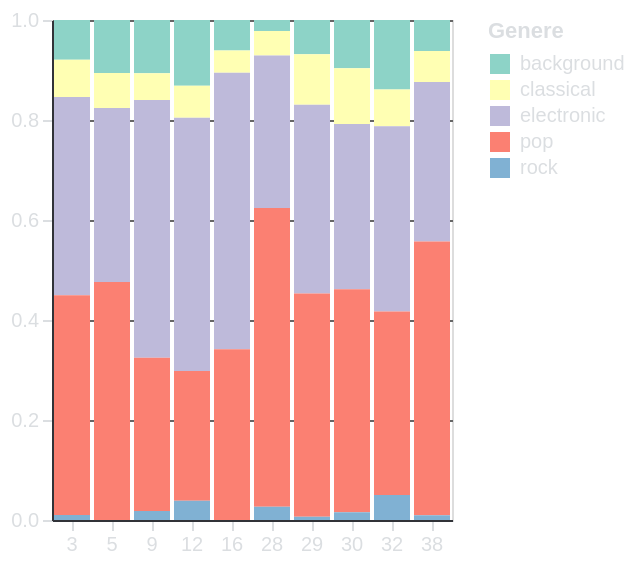

Write a Vega-Lite specification for this figure.
### Vega-Lite specification from a JSON file in a GitHub repository (floating-point values rounded to 4 significant figures)
{"$schema": "https://vega.github.io/schema/vega-lite/v5.15.1.json", "config": {"axis": {"domainColor": "#313338", "gridColor": "#666666", "labelColor": "#DBDEE1", "tickColor": "#DBDEE1", "titleColor": "#DBDEE1"}, "background": "transparent", "legend": {"labelColor": "#DBDEE1", "titleColor": "#DBDEE1"}, "title": {"color": "#DBDEE1", "fontSize": 16}}, "data": {"name": "data-b1e872281c1ad48d7c0ba550eff84372"}, "datasets": {"data-b1e872281c1ad48d7c0ba550eff84372": [{"genre": "background", "nice_class": 3, "percentage": 0.07955}, {"genre": "background", "nice_class": 5, "percentage": 0.1062}, {"genre": "background", "nice_class": 9, "percentage": 0.1067}, {"genre": "background", "nice_class": 12, "percentage": 0.1315}, {"genre": "background", "nice_class": 16, "percentage": 0.06098}, {"genre": "background", "nice_class": 28, "percentage": 0.02212}, {"genre": "background", "nice_class": 29, "percentage": 0.06867}, {"genre": "background", "nice_class": 30, "percentage": 0.09641}, {"genre": "background", "nice_class": 32, "percentage": 0.139}, {"genre": "background", "nice_class": 38, "percentage": 0.0619}, {"genre": "classical", "nice_class": 3, "percentage": 0.07449}, {"genre": "classical", "nice_class": 5, "percentage": 0.0696}, {"genre": "classical", "nice_class": 9, "percentage": 0.05333}, {"genre": "classical", "nice_class": 12, "percentage": 0.06383}, {"genre": "classical", "nice_class": 16, "percentage": 0.04472}, {"genre": "classical", "nice_class": 28, "percentage": 0.04867}, {"genre": "classical", "nice_class": 29, "percentage": 0.1009}, {"genre": "classical", "nice_class": 30, "percentage": 0.1118}, {"genre": "classical", "nice_class": 32, "percentage": 0.07336}, {"genre": "classical", "nice_class": 38, "percentage": 0.0619}, {"genre": "electronic", "nice_class": 3, "percentage": 0.3965}, {"genre": "electronic", "nice_class": 5, "percentage": 0.348}, {"genre": "electronic", "nice_class": 9, "percentage": 0.5156}, {"genre": "electronic", "nice_class": 12, "percentage": 0.5068}, {"genre": "electronic", "nice_class": 16, "percentage": 0.5528}, {"genre": "electronic", "nice_class": 28, "percentage": 0.3053}, {"genre": "electronic", "nice_class": 29, "percentage": 0.3777}, {"genre": "electronic", "nice_class": 30, "percentage": 0.3303}, {"genre": "electronic", "nice_class": 32, "percentage": 0.3707}, {"genre": "electronic", "nice_class": 38, "percentage": 0.319}, {"genre": "pop", "nice_class": 3, "percentage": 0.4394}, {"genre": "pop", "nice_class": 5, "percentage": 0.4762}, {"genre": "pop", "nice_class": 9, "percentage": 0.3067}, {"genre": "pop", "nice_class": 12, "percentage": 0.2592}, {"genre": "pop", "nice_class": 16, "percentage": 0.3415}, {"genre": "pop", "nice_class": 28, "percentage": 0.5973}, {"genre": "pop", "nice_class": 29, "percentage": 0.4464}, {"genre": "pop", "nice_class": 30, "percentage": 0.4462}, {"genre": "pop", "nice_class": 32, "percentage": 0.3668}, {"genre": "pop", "nice_class": 38, "percentage": 0.5476}, {"genre": "rock", "nice_class": 3, "percentage": 0.0101}, {"genre": "rock", "nice_class": 5, "percentage": null}, {"genre": "rock", "nice_class": 9, "percentage": 0.01778}, {"genre": "rock", "nice_class": 12, "percentage": 0.03868}, {"genre": "rock", "nice_class": 16, "percentage": null}, {"genre": "rock", "nice_class": 28, "percentage": 0.02655}, {"genre": "rock", "nice_class": 29, "percentage": 0.006438}, {"genre": "rock", "nice_class": 30, "percentage": 0.01538}, {"genre": "rock", "nice_class": 32, "percentage": 0.05019}, {"genre": "rock", "nice_class": 38, "percentage": 0.009524}]}, "encoding": {"color": {"field": "genre", "legend": {"title": "Genere"}, "scale": {"scheme": "set3"}, "type": "nominal"}, "opacity": {"condition": {"param": "param_90", "value": 1}, "value": 0.2}, "tooltip": [{"field": "nice_class", "title": "Classe di Nizza", "type": "quantitative"}, {"field": "genre", "title": "Genere Musicale", "type": "nominal"}, {"field": "percentage", "format": ".2f", "title": "Percentuale", "type": "quantitative"}], "x": {"axis": {"labelAngle": 0, "title": null}, "field": "nice_class", "type": "nominal"}, "y": {"axis": {"title": null}, "field": "percentage", "type": "quantitative"}}, "height": 250, "mark": {"type": "bar"}, "params": [{"bind": "legend", "name": "param_90", "select": {"fields": ["genre"], "type": "point"}}], "width": "container"}
